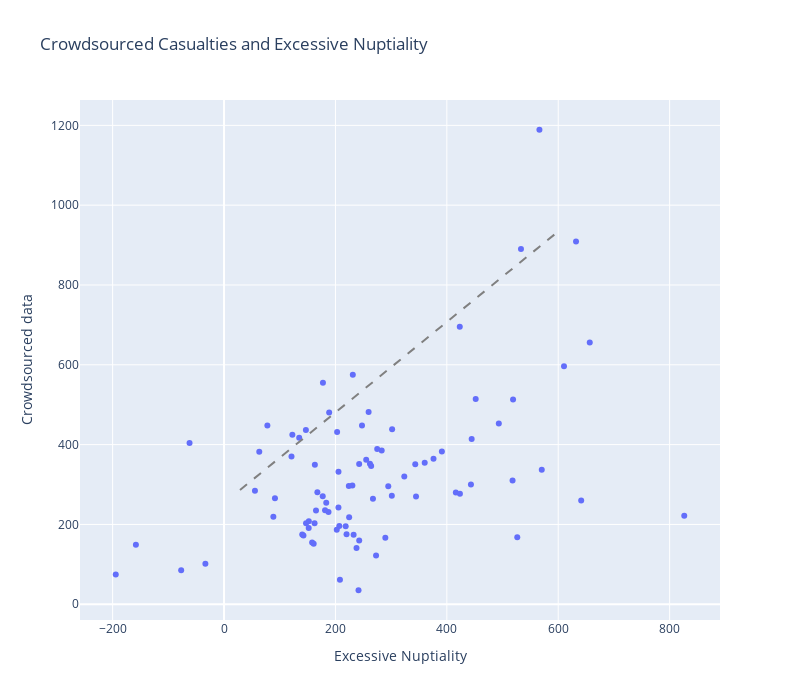

Notebook code cell kept with this figure:
### Code cell
fig = px.scatter(
    df_full,
    x='Excessive Marriages per100k',
    y='Total',
    hover_name='Region',
    title="Crowdsourced Casualties and Excessive Nuptiality",
    labels={"Excessive Marriages per100k": "Excessive Nuptiality", "Total": "Crowdsourced data"},
    width=800, height=700
)



fig.show()

### Figure 1 — Plotly figure (JSON) as saved in the notebook; plotly's stock layout.template omitted (floating-point values rounded to 4 significant figures)
{"data": [{"hovertemplate": "<b>%{hovertext}</b><br><br>Excessive Nuptiality=%{x}<br>Crowdsourced data=%{y}<extra></extra>", "hovertext": ["Алтайский край", "Амурская область", "Архангельская область без АО", "Астраханская область", "Белгородская область", "Брянская область", "Владимирская область", "Волгоградская область", "Вологодская область", "Воронежская область", "Еврейская АО", "Забайкальский край", "Ивановская область", "Иркутская область", "Кабардино-Балкария", "Калининградская область", "Калужская область", "Камчатский край", "Карачаево-Черкесия", "Кемеровская область", "Кировская область", "Костромская область", "Краснодарский край", "Красноярский край", "Курганская область", "Курская область", "Ленинградская область", "Липецкая область", "Магаданская область", "Москва", "Московская область", "Мурманская область", "Ненецкий АО", "Нижегородская область", "Новгородская область", "Новосибирская область", "Омская область", "Оренбургская область", "Орловская область", "Пензенская область", "Пермский край", "Приморский край", "Псковская область", "Республика Адыгея", "Республика Алтай", "Республика Башкортостан", "Республика Бурятия", "Республика Дагестан", "Республика Ингушетия", "Республика Калмыкия", "Республика Карелия", "Республика Коми", "Республика Крым", "Республика Марий Эл", "Республика Мордовия", "Республика Татарстан", "Республика Тыва", "Республика Хакасия", "Ростовская область", "Рязанская область", "Самарская область", "Санкт-Петербург", "Саратовская область", "Сахалинская область", "Свердловская область", "Севастополь", "Северная Осетия", "Смоленская область", "Ставропольский край", "Тамбовская область", "Тверская область", "Томская область", "Тульская область", "Тюменская область без АО", "Удмуртская Республика", "Ульяновская область", "Хабаровский край", "Ханты-Мансийский АО", "Челябинская область", "Чеченская Республика", "Чувашская Республика", "Чукотский АО", "Якутия", "Ямало-Hенецкий АО", "Ярославская область"], "legendgroup": "", "marker": {"color": "#636efa", "symbol": "circle"}, "mode": "markers", "name": "", "orientation": "v", "showlegend": false, "type": "scatter", "x": [343.3, 826.2, 247.7, 63.26, 267.4, 163.0, 224.6, 224.0, 242.6, 207.0, 641.2, 610.3, 262.0, 283.0, -33.48, 518.0, 147.2, 493.3, 161.0, 416.2, 231.2, 360.3, 218.4, 301.2, 301.8, 183.5, 242.7, 187.5, 391.1, 241.4, 272.9, 205.4, 177.6, 152.2, 376.1, 344.7, 443.3, 134.9, 167.6, 165.1, 259.5, 570.4, 444.6, 219.9, 533.1, 122.6, 631.9, -158.2, -76.97, 121.1, 451.8, 188.7, 142.6, 147.0, 88.54, 203.0, 566.2, 518.9, 202.4, 140.4, 181.3, 208.1, 255.2, 656.5, 323.6, 158.1, -61.93, 289.6, 152.0, 91.42, 294.8, 177.2, 237.8, 423.5, 77.8, 205.5, 526.5, 162.5, 264.1, -194.4, 55.5, 423.2, 275.0, 230.4, 232.6], "xaxis": "x", "y": [350.7, 221.6, 447.8, 381.8, 264.3, 349.3, 218.0, 296.4, 351.7, 195.8, 260.2, 596.4, 352.0, 385.2, 101.7, 310.3, 203.1, 452.8, 151.9, 279.8, 574.9, 354.6, 195.3, 271.7, 438.6, 254.3, 159.7, 231.2, 382.5, 35.09, 122.1, 242.6, 554.9, 207.7, 364.4, 269.9, 299.9, 417.1, 280.5, 235.2, 481.7, 337.2, 413.8, 175.4, 890.2, 425.0, 909.0, 149.4, 85.52, 370.4, 514.4, 480.4, 172.4, 436.9, 219.2, 431.7, 1189.0, 513.1, 186.7, 174.9, 235.4, 61.66, 362.3, 655.7, 319.8, 154.9, 404.3, 166.3, 191.1, 265.6, 295.7, 270.8, 140.8, 276.8, 447.9, 331.8, 168.0, 202.8, 346.1, 74.86, 284.4, 695.2, 389.2, 297.7, 174.2], "yaxis": "y"}], "layout": {"height": 700, "legend": {"tracegroupgap": 0}, "shapes": [{"line": {"color": "gray", "dash": "dash"}, "type": "line"}], "title": {"text": "Crowdsourced Casualties and Excessive Nuptiality"}, "width": 800, "xaxis": {"anchor": "y", "domain": [0, 1], "title": {"text": "Excessive Nuptiality"}}, "yaxis": {"anchor": "x", "domain": [0, 1], "title": {"text": "Crowdsourced data"}}}}
